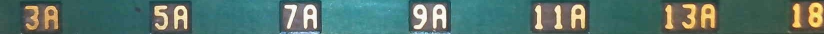
#> input picture Version0.2/Images/rotated_test.jpg, 1648 x 68 px (shown at 1/2 size)
$ python ocr_old_rev1.py
#> lines starting #> are read from the running program, lines starting #| are printed output that depends on the picture; after the words box and inside, x2 and y2 are one past the last pixel; in counts of white or black regions, pixels touching at a corner belong together
import pytesseract
import cv2
import matplotlib.pyplot as plt
import numpy as np


pytesseract.pytesseract.tesseract_cmd = r'C:\Program Files\Tesseract-OCR\tesseract.exe'

inverse = False
remove_noise = True
remove_borders = True

thin = True
thin_intensity = 2

thick = False
thick_intensity = 1


#Binarization
def grayscale(image):
    return cv2.cvtColor(image, cv2.COLOR_BGR2GRAY)

#Noise Removal
def noise_removal(image):
    kernel = np.ones((1, 1), np.uint8)
    image = cv2.dilate(image, kernel, iterations=1)
    kernel = np.ones((1, 1), np.uint8)
    image = cv2.erode(image, kernel, iterations=1)
    image = cv2.morphologyEx(image, cv2.MORPH_CLOSE, kernel)
    image = cv2.medianBlur(image, 3)
    return (image)

#Font Thinning
def thin_font(image):
    image = cv2.bitwise_not(image)
    kernel = np.ones((2,2),np.uint8)
    image = cv2.erode(image, kernel, iterations=thin_intensity)
    image = cv2.bitwise_not(image)
    return (image)

#Font Thicking
def thick_font(image):
    image = cv2.bitwise_not(image)
    kernel = np.ones((2,2),np.uint8)
    image = cv2.dilate(image, kernel, iterations=thick_intensity)
    image = cv2.bitwise_not(image)
    return (image)


img = cv2.imread('Images/rotated_test.jpg')
#> img is the input picture: shape (68, 1648, 3); mean B, G, R 107.4, 115.7, 85.1
img = grayscale(img)
#> in grayscale, `return cv2.cvtColor(image, cv2.COLOR_BGR2GRAY)`:
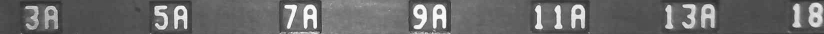
#> returned value: shape (68, 1648) (shown at 1/2 size); min 33, max 255, mean 105.6

if inverse:
    thresh, img = cv2.threshold(img, 210, 230, cv2.THRESH_BINARY_INV)
else:
    thresh, img = cv2.threshold(img, 210, 230, cv2.THRESH_BINARY)
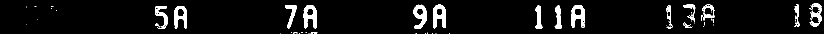
#> img: shape (68, 1648) (shown at 1/2 size); values 0 (black) and 230 (white), 6.2% white; 70 white regions (52 under 20 px), largest, box (x1, y1, x2, y2) and area: (866, 9, 892, 57) 784, (607, 10, 634, 57) 766, (1143, 10, 1170, 56) 720

if remove_noise:
    img = noise_removal(img)
#> in noise_removal, `image = cv2.medianBlur(image, 3)`:
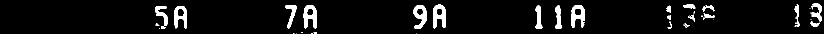
#> image: shape (68, 1648) (shown at 1/2 size); values 0 (black) and 230 (white), 6.1% white; 36 white regions (14 under 20 px), largest, box (x1, y1, x2, y2) and area: (866, 9, 892, 57) 785, (607, 10, 634, 57) 767, (1143, 10, 1170, 56) 725

if thin:
    img = thin_font(img)
#> in thin_font, `image = cv2.bitwise_not(image)`:
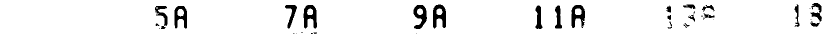
#> image: shape (68, 1648) (shown at 1/2 size); values 25 (black) and 255 (white), 93.9% white; 36 black regions (14 under 20 px), largest, box (x1, y1, x2, y2) and area: (866, 9, 892, 57) 785, (607, 10, 634, 57) 767, (1143, 10, 1170, 56) 725
#> in thin_font, `image = cv2.erode(image, kernel, iterations=thin_intensity)`:
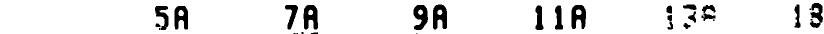
#> image: shape (68, 1648) (shown at 1/2 size); values 25 (black) and 255 (white), 91.3% white; 28 black regions (7 under 20 px), largest, box (x1, y1, x2, y2) and area: (866, 9, 894, 59) 1021, (607, 10, 636, 59) 1005, (1143, 10, 1172, 58) 978
#> in thin_font, `image = cv2.bitwise_not(image)`:
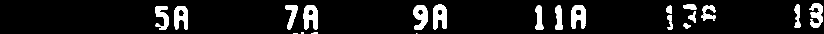
#> image: shape (68, 1648) (shown at 1/2 size); values 0 (black) and 230 (white), 8.7% white; 28 white regions (7 under 20 px), largest, box (x1, y1, x2, y2) and area: (866, 9, 894, 59) 1021, (607, 10, 636, 59) 1005, (1143, 10, 1172, 58) 978

if thick:
    img = thick_font(img)

plt.imshow(img,cmap='gray')

#> (the run stopped early here; a loop or call above may not have finished)

$ run again, with Version0.2/Images/test2.jpg copied over Version0.2/Images/rotated_test.jpg
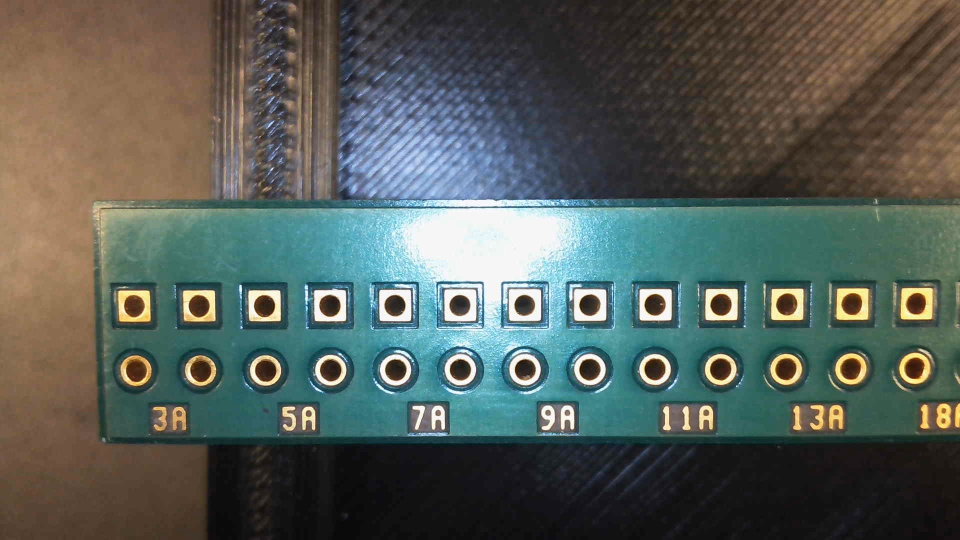
#> input picture Version0.2/Images/test2.jpg, 1920 x 1080 px (shown at 1/2 size)
#> img is the input picture: shape (1080, 1920, 3); mean B, G, R 88, 94, 86.2
#> `thresh, img = cv2.threshold(img, 210, 230, cv2.THRESH_BINARY)`:
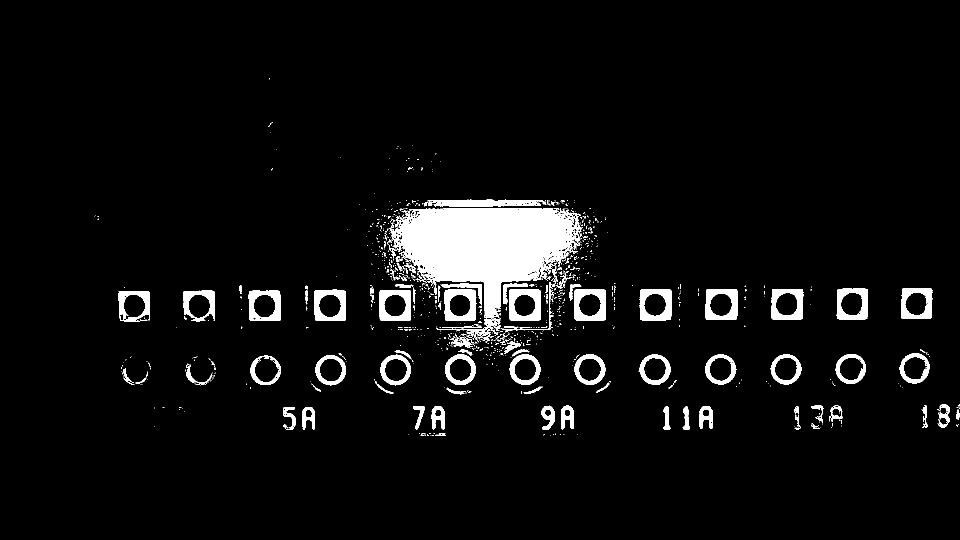
#> img: shape (1080, 1920) (shown at 1/2 size); values 0 (black) and 230 (white), 5.4% white; 962 white regions (834 under 20 px), largest, box (x1, y1, x2, y2) and area: (779, 416, 1165, 668) 47993, (855, 399, 1093, 413) 2568, (1018, 579, 1082, 642) 2514
#> in thin_font, `image = cv2.bitwise_not(image)`:
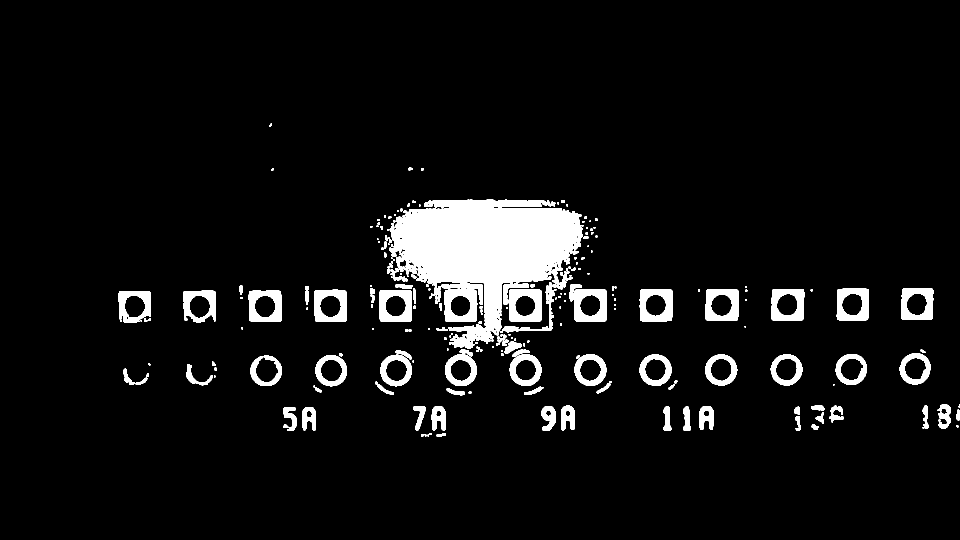
#> image: shape (1080, 1920) (shown at 1/2 size); values 0 (black) and 230 (white), 6.6% white; 231 white regions (81 under 20 px), largest, box (x1, y1, x2, y2) and area: (778, 416, 1165, 698) 57532, (848, 399, 1111, 415) 3495, (1018, 579, 1084, 644) 2943

$ run again, with Version0.2/Images/test_image.jpg copied over Version0.2/Images/rotated_test.jpg
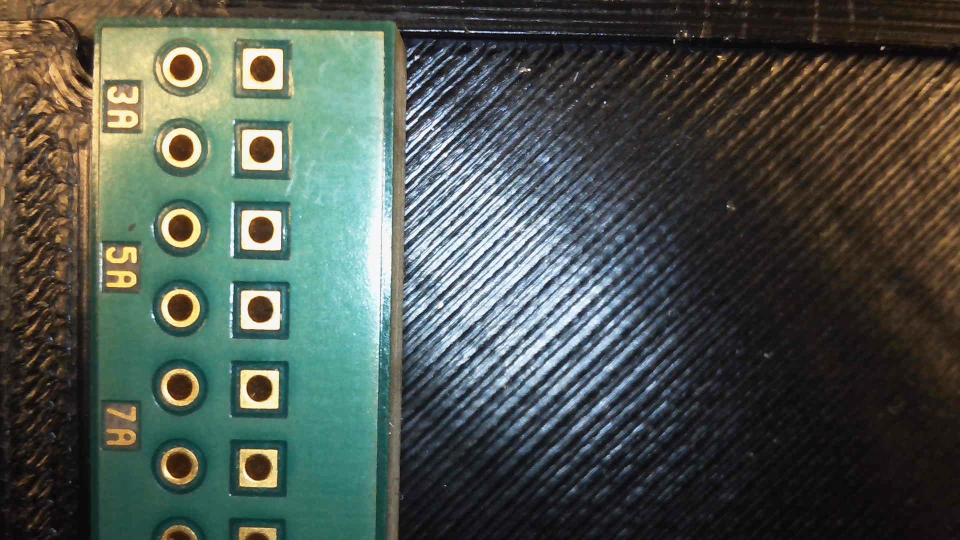
#> input picture Version0.2/Images/test_image.jpg, 1920 x 1080 px (shown at 1/2 size)
#> img is the input picture: shape (1080, 1920, 3); mean B, G, R 78.3, 85.7, 77.5
#> `thresh, img = cv2.threshold(img, 210, 230, cv2.THRESH_BINARY)`:
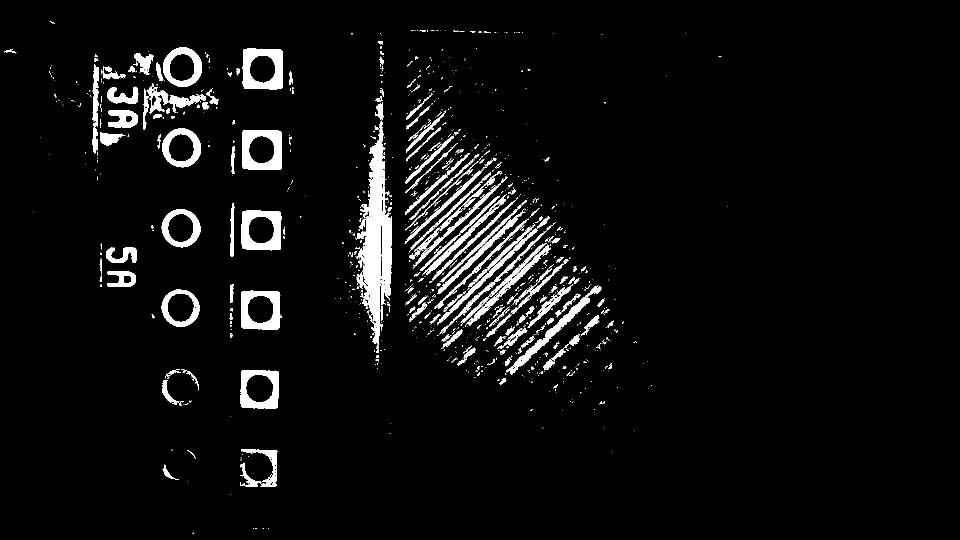
#> img: shape (1080, 1920) (shown at 1/2 size); values 0 (black) and 230 (white), 5% white; 1195 white regions (973 under 20 px), largest, box (x1, y1, x2, y2) and area: (710, 241, 784, 689) 15058, (485, 97, 566, 179) 4151, (484, 260, 564, 340) 4077
#> in thin_font, `image = cv2.bitwise_not(image)`:
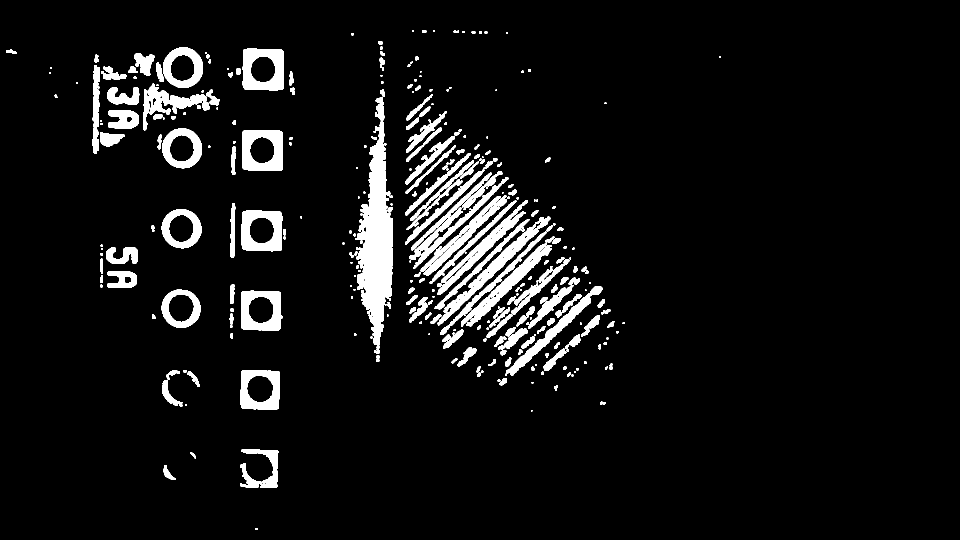
#> image: shape (1080, 1920) (shown at 1/2 size); values 0 (black) and 230 (white), 6.8% white; 313 white regions (81 under 20 px), largest, box (x1, y1, x2, y2) and area: (710, 242, 786, 708) 18517, (818, 345, 1017, 538) 5465, (875, 433, 1101, 651) 5051

$ run again, with Version0.2/Images/veryveryclose.jpg copied over Version0.2/Images/rotated_test.jpg
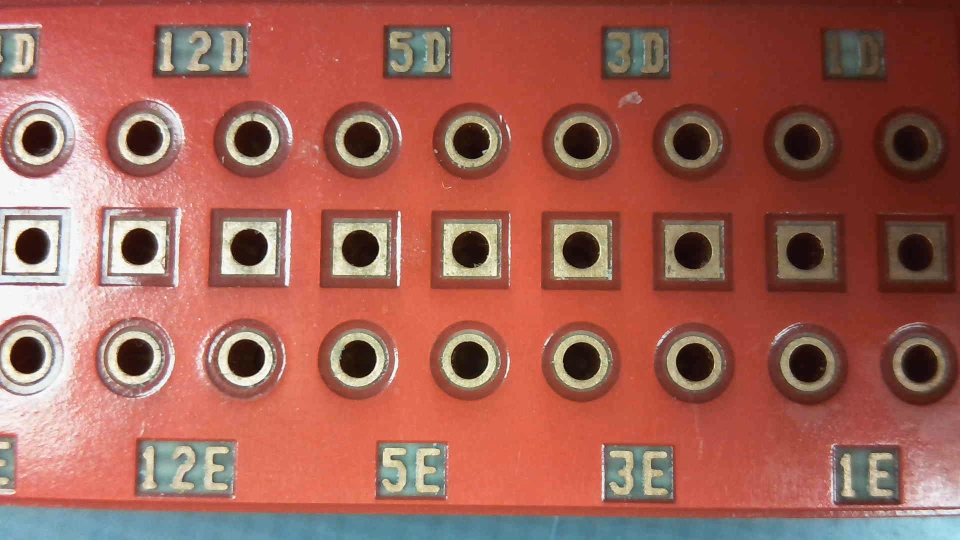
#> input picture Version0.2/Images/veryveryclose.jpg, 1920 x 1080 px (shown at 1/2 size)
#> img is the input picture: shape (1080, 1920, 3); mean B, G, R 86.2, 98, 161.8
#> `thresh, img = cv2.threshold(img, 210, 230, cv2.THRESH_BINARY)`:
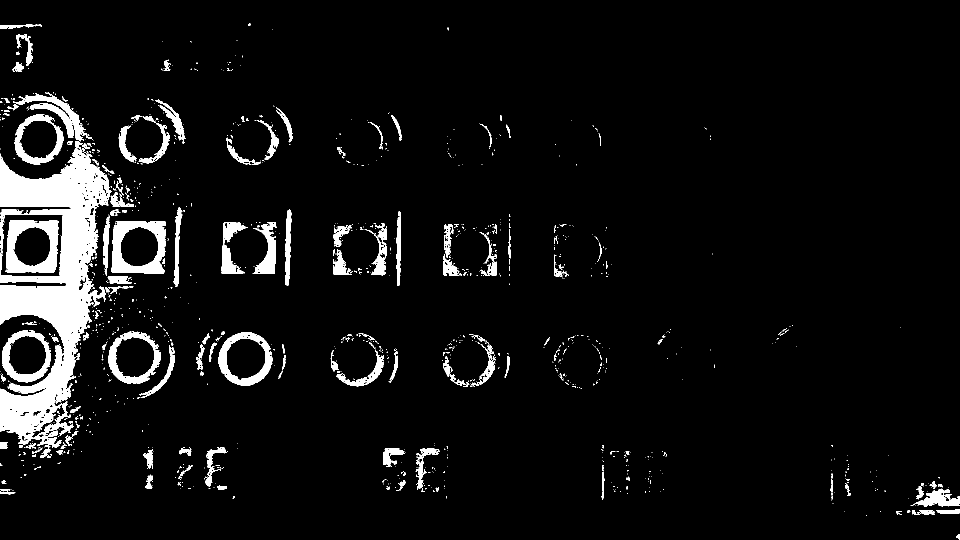
#> img: shape (1080, 1920) (shown at 1/2 size); values 0 (black) and 230 (white), 6.3% white; 1189 white regions (1018 under 20 px), largest, box (x1, y1, x2, y2) and area: (0, 282, 223, 896) 58465, (223, 442, 332, 547) 5928, (11, 440, 117, 545) 5903
#> in thin_font, `image = cv2.bitwise_not(image)`:
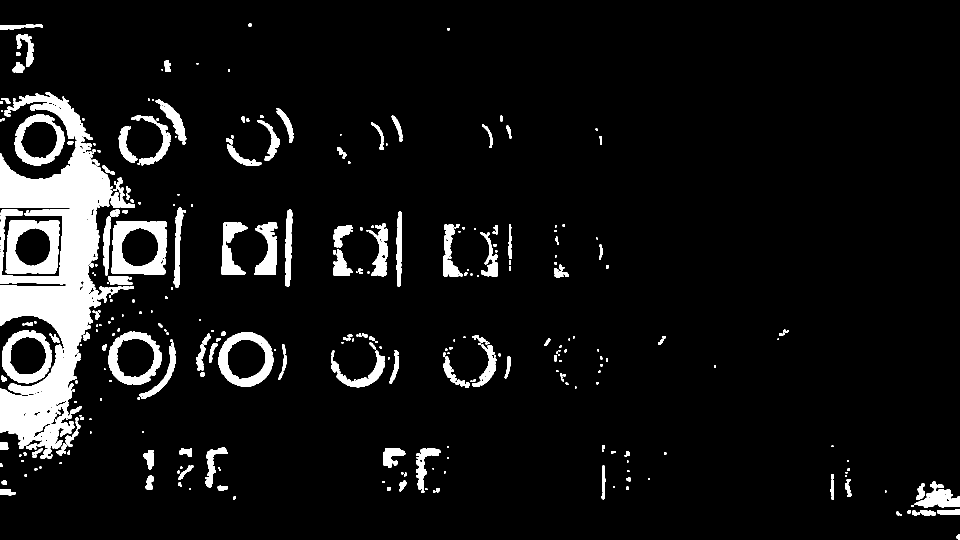
#> image: shape (1080, 1920) (shown at 1/2 size); values 0 (black) and 230 (white), 7.8% white; 331 white regions (103 under 20 px), largest, box (x1, y1, x2, y2) and area: (0, 185, 225, 918) 71188, (223, 442, 334, 549) 6834, (11, 440, 119, 547) 6679
